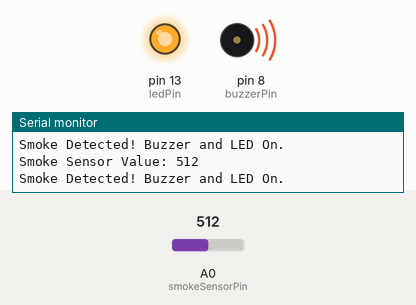
A sketch run on a simulated Arduino Uno, built with avr-gcc and run on an emulated ATmega328P. Parts: output pins drawn as LEDs (lit = HIGH), buzzer (waves = sounding, pin HIGH), the last lines printed to the serial monitor. The inputs (shaded band) are chosen by the test bench; at power-on: A0 (smokeSensorPin) = 512.

Above: at 1.8 s.
1.9 s: A0 (smokeSensorPin) set to 316
3.4 s: A0 (smokeSensorPin) set to 285
At 5.0 s:
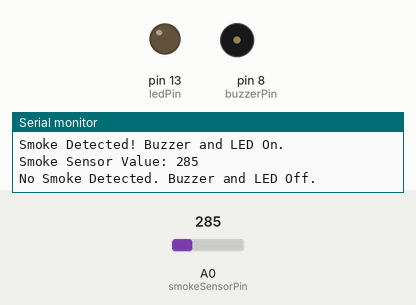
5.5 s: A0 (smokeSensorPin) set to 306
At 6.6 s:
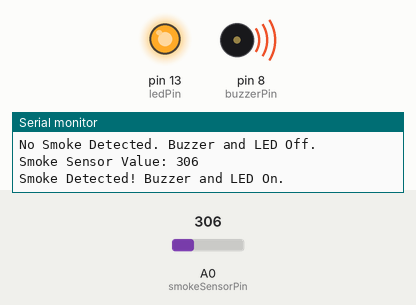
7.5 s: A0 (smokeSensorPin) set to 290
At 9.3 s:
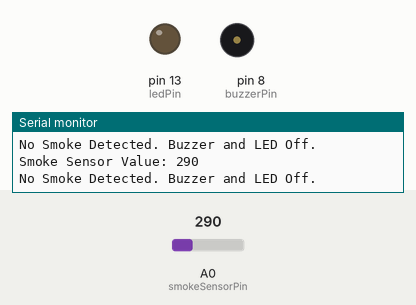
Timing chart, 0 to 10.5 s (numbered marks = the images above; inputs shaded):
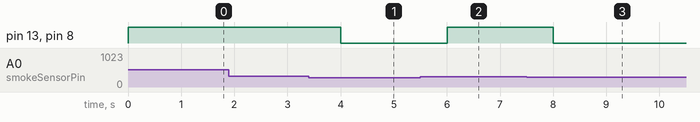

Measured:
- the behaviour switches between 301 and 300 on A0 (smokeSensorPin) (found by bisection; images 0 and 1)
- after the input at 3.4 s, pin 13 (ledPin), pin 8 (buzzerPin): HIGH → LOW after 0.60 s
- after the input at 5.5 s, pin 13 (ledPin), pin 8 (buzzerPin): LOW → HIGH after 0.51 s
- after the input at 7.5 s, pin 13 (ledPin), pin 8 (buzzerPin): HIGH → LOW after 0.51 s

The sketch:

wk2.ino
```cpp
// Pin definitions
const int smokeSensorPin = A0;   // MQ-2 sensor connected to A0 for analog readings
const int buzzerPin = 8;         // Buzzer connected to digital pin 8
const int ledPin = 13;            // LED connected to digital pin 7 (optional)

int smokeThreshold = 300;        // Threshold value for smoke detection (adjustable)

void setup() {
  // Initialize Serial Monitor for debugging
  Serial.begin(9600);

  // Set up the buzzer and LED as output
  pinMode(buzzerPin, OUTPUT);
  pinMode(ledPin, OUTPUT);

  // No need to set pinMode for analog input (A0)
}

void loop() {
  // Read the value from the MQ-2 sensor (analog pin A0)
  int smokeValue = analogRead(smokeSensorPin);

  // Print the sensor value to Serial Monitor for debugging
  Serial.print("Smoke Sensor Value: ");
  Serial.println(smokeValue);

  // Check if the sensor value is above the threshold (indicating smoke)
  if (smokeValue > smokeThreshold) {
    // Smoke detected - Turn on buzzer and LED
    digitalWrite(buzzerPin, HIGH);  // Activate the buzzer
    digitalWrite(ledPin, HIGH);     // Turn on the LED (optional)
    Serial.println("Smoke Detected! Buzzer and LED On.");
  } else {
    // No smoke detected - Turn off buzzer and LED
    digitalWrite(buzzerPin, LOW);   // Deactivate the buzzer
    digitalWrite(ledPin, LOW);      // Turn off the LED
    Serial.println("No Smoke Detected. Buzzer and LED Off.");
  }

  // Wait for 1 second before reading the sensor again
  delay(1000);
}
```
